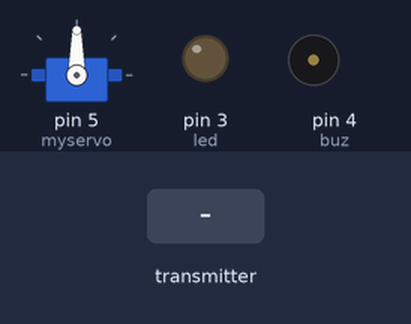
This sketch was run on a simulated Arduino Uno, built with avr-gcc and run on an emulated ATmega328P. Shown: servo, output pins drawn as LEDs (lit = HIGH), buzzer (waves = sounding, pin HIGH). The inputs (shaded band) are chosen by the test bench. No radio packets arrive unless stated.

Above: at 1.2 s.
1.3 s: the transmitter starts sending recvmsg.0 = 0
At 1.6 s:
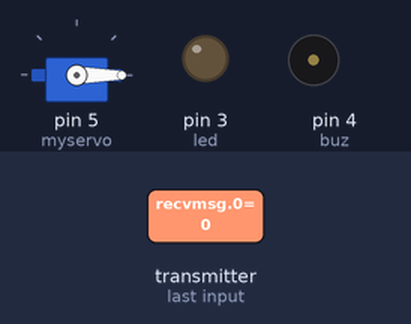
Timing chart, 0 to 4.3 s (numbered marks = the images above; inputs shaded):
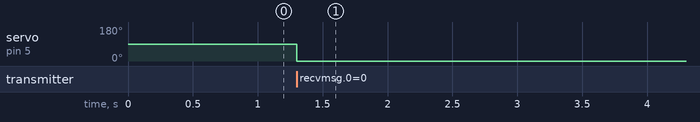

Measured:
- after the input at 1.3 s, servo on pin 5 (myservo): 90° → 0° at once

The sketch:

coba_nrf.ino
```cpp
#include "nRF24L01.h"
#include "RF24.h"
#include "SPI.h"
#include <Servo.h>
#define led 3
#define buz 4

int recvmsg[1] = {000};

RF24 radio(9,10);
Servo myservo;

const uint64_t pipe = 0xE6E6E6E6E6E6L;
int pos = 0;
void setup() {
  // put your setup code here, to run once:
  radio.begin();
  radio.openReadingPipe(1,pipe);
  radio.startListening();
  pinMode(led, OUTPUT);
  pinMode(buz, OUTPUT);
  myservo.attach(5);
}

void loop() {
  // put your main code here, to run repeatedly:
  while (radio.available()){
    radio.read(recvmsg, 1);
    if (recvmsg[0] == 111){
      digitalWrite(led, HIGH);
      digitalWrite(buz, HIGH);
      for(pos = 0; pos<180; pos +=1){
        myservo.write(pos);

      }
      }
    else if(recvmsg[0] == 000){
      digitalWrite(led, LOW);
      digitalWrite(buz, LOW);
        pos = 0;
        myservo.write(pos);
        delay(100);
      }
    }
}
```
